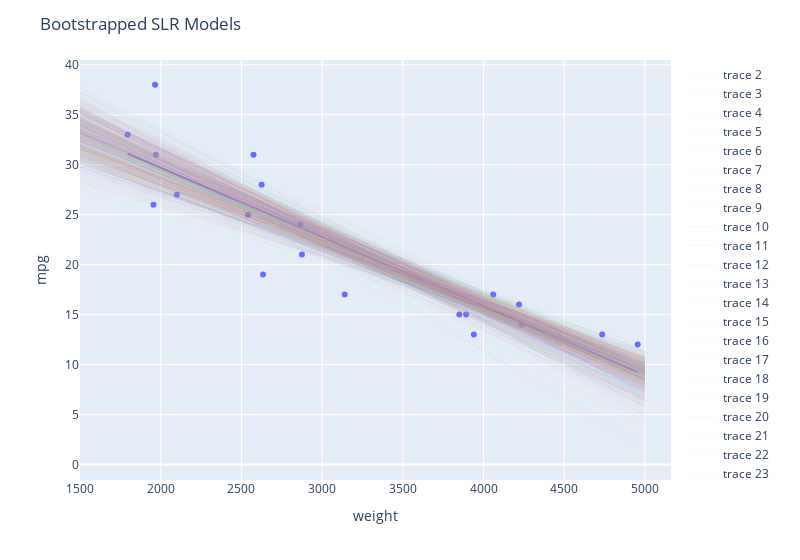

Source (notebook cell):
### Markdown cell above
We can visualize the 1,000 synthetic SLR models we fit with the bootstrap:

### Code cell
# Plot the SLR models given in bs_thetas
# Create a DataFrame from the list of tuples

# Make a scatterplot of the original data
fig = px.scatter(mpg_sample, x='weight', y='mpg', trendline='ols', width=800)

for theta in bs_thetas:
    
    # Unpack the tuple
    intercept, slope = theta

    # Create a line from the intercept and slope
    x = np.linspace(1500, 5000, 100)
    y = intercept + slope * x

    # Plot the lines transparently
    fig.add_scatter(x=x, y=y, mode='lines', line=dict(width=0.05))

fig.update_layout(title='Bootstrapped SLR Models')

fig.show()
